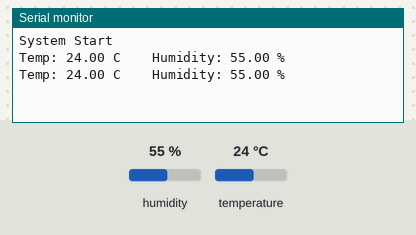
The sketch below on a simulated Arduino Uno, built with avr-gcc and run on an emulated ATmega328P. Parts: the last lines printed to the serial monitor. Inputs (shaded band) come from the test bench; at power-on: humidity 55 %, temperature 24 °C.

Above: at 2.8 s.
2.9 s: humidity set to 22 %
At 4.8 s:
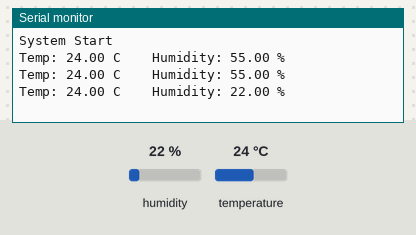
5.6 s: temperature set to 12 °C
At 6.6 s:
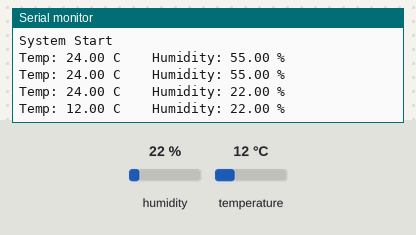
8.3 s: humidity set to 40 %
At 8.3 s:
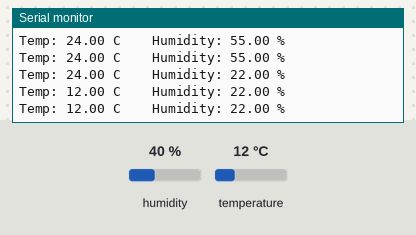
Timing chart, 0 to 11.3 s (numbered marks = the images above; inputs shaded):
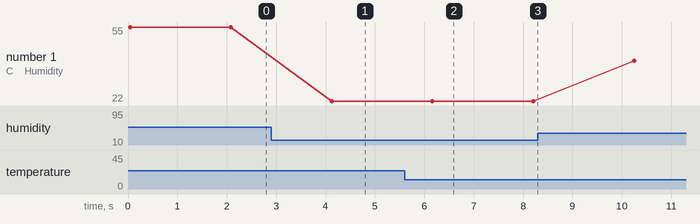

Measured:
- after the input at 2.9 s, the serial monitor: prints a new line after 1.2 s (image 1)
- after the input at 5.6 s, the serial monitor: prints a new line after 0.56 s (image 2)
- plotted number 1: 55 → 22 after the input at 2.9 s, 22 → 40 after the input at 8.3 s

The sketch:

HTU21DF_ESP32_ADV.ino
```cpp
#include "HTU21DLib.h"  // 溫溼度專用模組

void setup()
{
    initALL() ; //系統硬體/軟體初始化


}

void loop()
{

    float temp = ReadTemperature(); //讀取HTU21D 溫溼度感測器之溫度
    float rel_hum = ReadHumidity(); //讀取HTU21D 溫溼度感測器之溼度
    Serial.print("Temp: ");               //印出 "Temp: "
    Serial.print(temp);                   //印出 temp變數內容
    Serial.print(" C");                   //印出 " C"
    Serial.print("\t\t");                 //印出 "\t\t"
    Serial.print("Humidity: ");           //印出 "Humidity: "
    Serial.print(rel_hum);                //印出 rel_hum變數內容
    Serial.println(" \%");                //印出 " \%"
    delay(2000);      //延遲2秒鐘
}

void initALL()  //系統硬體/軟體初始化
{
    Serial.begin(9600);   //通訊控制埠 初始化，並設為9600 bps
    Serial.println("System Start"); //印出 "System Start"
    initHTU21D();   //啟動HTU21D 溫溼度感測器
}
```

HTU21DLib.h
```cpp
/***************************************************
  This is an example for the HTU21D-F Humidity & Temp Sensor

  Designed specifically to work with the HTU21D-F sensor from Adafruit
  ----> https://www.adafruit.com/products/1899

  These displays use I2C to communicate, 2 pins are required to
  interface
 ****************************************************/


#include <Wire.h>   //I2C 基礎通訊函式庫
#include "Adafruit_HTU21DF.h"   // HTU21D 溫溼度感測器函式庫

// Connect Vin to 3-5VDC
// Connect GND to ground
// Connect SCL to I2C clock pin (A5 on UNO)
// Connect SDA to I2C data pin (A4 on UNO)

Adafruit_HTU21DF htu = Adafruit_HTU21DF();  //產生HTU21D 溫溼度感測器運作物件
 //產生HTU21D 溫溼度感測器運作物件
void initHTU21D()   //啟動HTU21D 溫溼度感測器
{
    if (!htu.begin())   //如果 HTU21D 溫溼度感測器沒有啟動成功
    {
      Serial.println("Couldn't find sensor!");    //印出 "Couldn't find sensor!"
      //找不到 HTU21D 溫溼度感測器
      while (1);  //永遠死在這
    }
}

float ReadTemperature() //讀取HTU21D 溫溼度感測器之溫度
{
    return htu.readTemperature();   //回傳溫溼度感測器之溫度
}
float ReadHumidity() //讀取HTU21D 溫溼度感測器之溼度
{
    return htu.readHumidity();  //回傳溫溼度感測器之溼度
}
```
